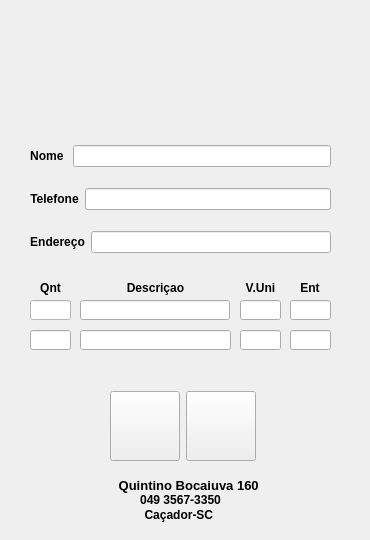
<?xml version="1.0" encoding="UTF-8"?>
<ui version="4.0">
 <class>MainWindow</class>
 <widget class="QMainWindow" name="MainWindow">
  <property name="enabled">
   <bool>true</bool>
  </property>
  <property name="geometry">
   <rect>
    <x>0</x>
    <y>0</y>
    <width>370</width>
    <height>540</height>
   </rect>
  </property>
  <property name="minimumSize">
   <size>
    <width>370</width>
    <height>540</height>
   </size>
  </property>
  <property name="maximumSize">
   <size>
    <width>370</width>
    <height>540</height>
   </size>
  </property>
  <property name="windowTitle">
   <string>Emissor de Pedidos de Cartuchos</string>
  </property>
  <property name="windowIcon">
   <iconset>
    <normaloff>../Users/Jian/Downloads/29313 (1).ico</normaloff>
    <normalon>imagens/29313 (1).ico</normalon>../Users/Jian/Downloads/29313 (1).ico</iconset>
  </property>
  <property name="styleSheet">
   <string notr="true"/>
  </property>
  <widget class="QWidget" name="centralwidget">
   <property name="sizePolicy">
    <sizepolicy hsizetype="Minimum" vsizetype="Preferred">
     <horstretch>0</horstretch>
     <verstretch>0</verstretch>
    </sizepolicy>
   </property>
   <property name="maximumSize">
    <size>
     <width>1105</width>
     <height>16777215</height>
    </size>
   </property>
   <widget class="QLabel" name="logo">
    <property name="geometry">
     <rect>
      <x>40</x>
      <y>10</y>
      <width>281</width>
      <height>111</height>
     </rect>
    </property>
    <property name="text">
     <string/>
    </property>
    <property name="pixmap">
     <pixmap>../../Users/Jian/Downloads/inffo.png</pixmap>
    </property>
   </widget>
   <widget class="QLabel" name="informacoes">
    <property name="geometry">
     <rect>
      <x>-20</x>
      <y>470</y>
      <width>421</width>
      <height>31</height>
     </rect>
    </property>
    <property name="text">
     <string>&lt;html&gt;&lt;head/&gt;&lt;body&gt;&lt;p align=&quot;center&quot;&gt;&lt;span style=&quot; font-size:10pt; font-weight:600;&quot;&gt;Quintino Bocaiuva 160 &lt;/span&gt;&lt;/p&gt;&lt;/body&gt;&lt;/html&gt;</string>
    </property>
   </widget>
   <widget class="QWidget" name="layoutWidget">
    <property name="geometry">
     <rect>
      <x>30</x>
      <y>130</y>
      <width>301</width>
      <height>141</height>
     </rect>
    </property>
    <layout class="QVBoxLayout" name="verticalLayout_2">
     <item>
      <layout class="QHBoxLayout" name="horizontalLayout">
       <item>
        <widget class="QLabel" name="label_name">
         <property name="text">
          <string>&lt;html&gt;&lt;head/&gt;&lt;body&gt;&lt;p align=&quot;center&quot;&gt;&lt;span style=&quot; font-weight:600;&quot;&gt;  Nome  &lt;/span&gt;&lt;/p&gt;&lt;/body&gt;&lt;/html&gt;</string>
         </property>
        </widget>
       </item>
       <item>
        <widget class="QLineEdit" name="input_name"/>
       </item>
      </layout>
     </item>
     <item>
      <layout class="QHBoxLayout" name="horizontalLayout_2">
       <item>
        <widget class="QLabel" name="label_telefone">
         <property name="text">
          <string>&lt;html&gt;&lt;head/&gt;&lt;body&gt;&lt;p align=&quot;center&quot;&gt;&lt;span style=&quot; font-weight:600;&quot;&gt;Telefone&lt;/span&gt;&lt;/p&gt;&lt;/body&gt;&lt;/html&gt;</string>
         </property>
        </widget>
       </item>
       <item>
        <widget class="QLineEdit" name="input_telefone"/>
       </item>
      </layout>
     </item>
     <item>
      <layout class="QHBoxLayout" name="horizontalLayout_3">
       <item>
        <widget class="QLabel" name="label_endereco">
         <property name="text">
          <string>&lt;html&gt;&lt;head/&gt;&lt;body&gt;&lt;p align=&quot;center&quot;&gt;&lt;span style=&quot; font-weight:600;&quot;&gt;Endereço&lt;/span&gt;&lt;/p&gt;&lt;/body&gt;&lt;/html&gt;</string>
         </property>
        </widget>
       </item>
       <item>
        <widget class="QLineEdit" name="input_endereco"/>
       </item>
      </layout>
     </item>
    </layout>
   </widget>
   <widget class="QLineEdit" name="line_qnt">
    <property name="geometry">
     <rect>
      <x>30</x>
      <y>300</y>
      <width>41</width>
      <height>20</height>
     </rect>
    </property>
    <property name="styleSheet">
     <string notr="true">
background-color: rgb(255, 255, 255);</string>
    </property>
   </widget>
   <widget class="QLineEdit" name="line_descricao">
    <property name="geometry">
     <rect>
      <x>80</x>
      <y>300</y>
      <width>150</width>
      <height>20</height>
     </rect>
    </property>
   </widget>
   <widget class="QLabel" name="label_qnt">
    <property name="geometry">
     <rect>
      <x>30</x>
      <y>280</y>
      <width>41</width>
      <height>16</height>
     </rect>
    </property>
    <property name="text">
     <string>&lt;html&gt;&lt;head/&gt;&lt;body&gt;&lt;p align=&quot;center&quot;&gt;&lt;span style=&quot; font-weight:600;&quot;&gt;Qnt&lt;/span&gt;&lt;/p&gt;&lt;/body&gt;&lt;/html&gt;</string>
    </property>
   </widget>
   <widget class="QLabel" name="label_descricao">
    <property name="geometry">
     <rect>
      <x>90</x>
      <y>280</y>
      <width>131</width>
      <height>16</height>
     </rect>
    </property>
    <property name="text">
     <string>&lt;html&gt;&lt;head/&gt;&lt;body&gt;&lt;p align=&quot;center&quot;&gt;&lt;span style=&quot; font-weight:600;&quot;&gt;Descriçao&lt;/span&gt;&lt;/p&gt;&lt;/body&gt;&lt;/html&gt;</string>
    </property>
   </widget>
   <widget class="QLabel" name="label_unidade">
    <property name="geometry">
     <rect>
      <x>240</x>
      <y>280</y>
      <width>41</width>
      <height>16</height>
     </rect>
    </property>
    <property name="text">
     <string>&lt;html&gt;&lt;head/&gt;&lt;body&gt;&lt;p align=&quot;center&quot;&gt;&lt;span style=&quot; font-weight:600;&quot;&gt;V.Uni&lt;/span&gt;&lt;/p&gt;&lt;/body&gt;&lt;/html&gt;</string>
    </property>
   </widget>
   <widget class="QLineEdit" name="line_unidade">
    <property name="geometry">
     <rect>
      <x>240</x>
      <y>300</y>
      <width>41</width>
      <height>20</height>
     </rect>
    </property>
   </widget>
   <widget class="QLineEdit" name="line_entrega">
    <property name="geometry">
     <rect>
      <x>290</x>
      <y>300</y>
      <width>41</width>
      <height>20</height>
     </rect>
    </property>
   </widget>
   <widget class="QLineEdit" name="line_qnt_2">
    <property name="geometry">
     <rect>
      <x>30</x>
      <y>330</y>
      <width>41</width>
      <height>20</height>
     </rect>
    </property>
   </widget>
   <widget class="QLineEdit" name="line_descricao_2">
    <property name="geometry">
     <rect>
      <x>80</x>
      <y>330</y>
      <width>151</width>
      <height>20</height>
     </rect>
    </property>
   </widget>
   <widget class="QLineEdit" name="line_unidade_2">
    <property name="geometry">
     <rect>
      <x>240</x>
      <y>330</y>
      <width>41</width>
      <height>20</height>
     </rect>
    </property>
   </widget>
   <widget class="QLineEdit" name="line_entrega2">
    <property name="geometry">
     <rect>
      <x>290</x>
      <y>330</y>
      <width>41</width>
      <height>20</height>
     </rect>
    </property>
   </widget>
   <widget class="QLabel" name="informacoes_1">
    <property name="geometry">
     <rect>
      <x>-20</x>
      <y>480</y>
      <width>401</width>
      <height>41</height>
     </rect>
    </property>
    <property name="text">
     <string>&lt;html&gt;&lt;head/&gt;&lt;body&gt;&lt;p align=&quot;center&quot;&gt;&lt;span style=&quot; font-weight:600;&quot;&gt;049 3567-3350&lt;/span&gt;&lt;/p&gt;&lt;/body&gt;&lt;/html&gt;</string>
    </property>
   </widget>
   <widget class="QLabel" name="informacoes_2">
    <property name="geometry">
     <rect>
      <x>-20</x>
      <y>500</y>
      <width>401</width>
      <height>31</height>
     </rect>
    </property>
    <property name="autoFillBackground">
     <bool>false</bool>
    </property>
    <property name="text">
     <string>&lt;html&gt;&lt;head/&gt;&lt;body&gt;&lt;p align=&quot;center&quot;&gt;&lt;span style=&quot; font-weight:600;&quot;&gt;Caçador-SC &lt;/span&gt;&lt;/p&gt;&lt;/body&gt;&lt;/html&gt;</string>
    </property>
   </widget>
   <widget class="QLabel" name="label_valor_2">
    <property name="geometry">
     <rect>
      <x>290</x>
      <y>280</y>
      <width>40</width>
      <height>16</height>
     </rect>
    </property>
    <property name="text">
     <string>&lt;html&gt;&lt;head/&gt;&lt;body&gt;&lt;p align=&quot;center&quot;&gt;&lt;span style=&quot; font-weight:600;&quot;&gt;Ent&lt;/span&gt;&lt;/p&gt;&lt;/body&gt;&lt;/html&gt;</string>
    </property>
   </widget>
   <widget class="QWidget" name="layoutWidget_3">
    <property name="geometry">
     <rect>
      <x>110</x>
      <y>390</y>
      <width>148</width>
      <height>72</height>
     </rect>
    </property>
    <layout class="QHBoxLayout" name="horizontalLayout_4">
     <item>
      <widget class="QPushButton" name="btn_imprimir">
       <property name="minimumSize">
        <size>
         <width>70</width>
         <height>70</height>
        </size>
       </property>
       <property name="maximumSize">
        <size>
         <width>70</width>
         <height>70</height>
        </size>
       </property>
       <property name="font">
        <font>
         <weight>75</weight>
         <bold>true</bold>
        </font>
       </property>
       <property name="autoFillBackground">
        <bool>false</bool>
       </property>
       <property name="styleSheet">
        <string notr="true"/>
       </property>
       <property name="text">
        <string/>
       </property>
       <property name="icon">
        <iconset>
         <normaloff>imagens/gerar_pedido.png</normaloff>imagens/gerar_pedido.png</iconset>
       </property>
       <property name="iconSize">
        <size>
         <width>60</width>
         <height>60</height>
        </size>
       </property>
      </widget>
     </item>
     <item>
      <widget class="QPushButton" name="btn_cancelar">
       <property name="minimumSize">
        <size>
         <width>70</width>
         <height>70</height>
        </size>
       </property>
       <property name="maximumSize">
        <size>
         <width>70</width>
         <height>70</height>
        </size>
       </property>
       <property name="font">
        <font>
         <weight>75</weight>
         <bold>true</bold>
        </font>
       </property>
       <property name="text">
        <string/>
       </property>
       <property name="icon">
        <iconset>
         <normaloff>../../Users/Jian/Desktop/cancelar.png</normaloff>../../Users/Jian/Desktop/cancelar.png</iconset>
       </property>
       <property name="iconSize">
        <size>
         <width>50</width>
         <height>50</height>
        </size>
       </property>
      </widget>
     </item>
    </layout>
   </widget>
  </widget>
 </widget>
 <resources/>
 <connections/>
</ui>
